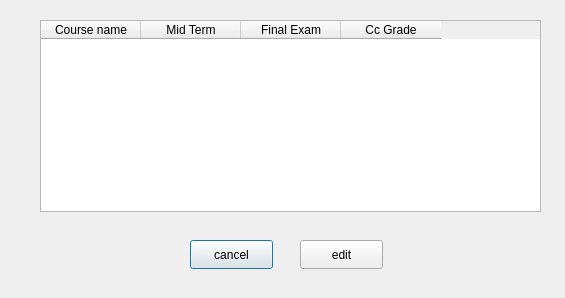
<?xml version="1.0" encoding="UTF-8"?>
<ui version="4.0">
 <class>Display_Edit_Grades</class>
 <widget class="QDialog" name="Display_Edit_Grades">
  <property name="geometry">
   <rect>
    <x>0</x>
    <y>0</y>
    <width>565</width>
    <height>298</height>
   </rect>
  </property>
  <property name="windowTitle">
   <string>Dialog</string>
  </property>
  <widget class="QTableWidget" name="tableWidget">
   <property name="geometry">
    <rect>
     <x>40</x>
     <y>20</y>
     <width>501</width>
     <height>192</height>
    </rect>
   </property>
   <property name="editTriggers">
    <set>QAbstractItemView::NoEditTriggers</set>
   </property>
   <column>
    <property name="text">
     <string>Course name</string>
    </property>
   </column>
   <column>
    <property name="text">
     <string>Mid Term</string>
    </property>
   </column>
   <column>
    <property name="text">
     <string>Final Exam</string>
    </property>
   </column>
   <column>
    <property name="text">
     <string>Cc Grade</string>
    </property>
   </column>
  </widget>
  <widget class="QPushButton" name="cancelButton">
   <property name="geometry">
    <rect>
     <x>190</x>
     <y>240</y>
     <width>83</width>
     <height>29</height>
    </rect>
   </property>
   <property name="text">
    <string>cancel</string>
   </property>
  </widget>
  <widget class="QPushButton" name="editButton">
   <property name="geometry">
    <rect>
     <x>300</x>
     <y>240</y>
     <width>83</width>
     <height>29</height>
    </rect>
   </property>
   <property name="text">
    <string>edit</string>
   </property>
  </widget>
 </widget>
 <resources/>
 <connections/>
</ui>
